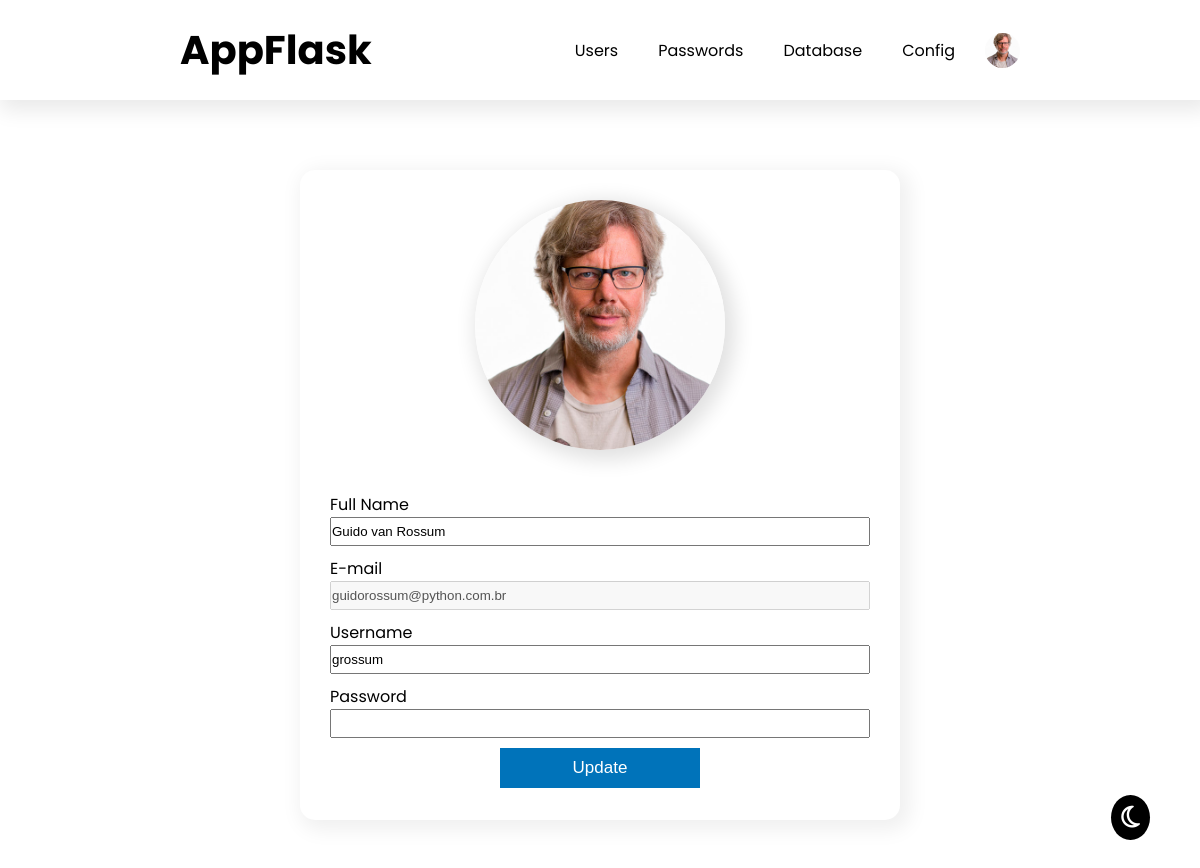
/profile (signed in), run on the app's committed database.
### app.py (models this page shows, shortened)
class Images(db.Model):
    id = db.Column(db.Integer, primary_key=True)
    id_user = db.Column(db.Integer, db.ForeignKey('users.id'), unique=True)
    name = db.Column(db.Text, nullable=False)
    mimetype = db.Column(db.Text, nullable=False)

class Users(db.Model, UserMixin):
    __tablename__ = 'users'
    id = db.Column(db.Integer, primary_key=True)
    perm = db.Column(db.Integer, nullable=False, default=0)
    name = db.Column(db.String(50), nullable=False)
    email = db.Column(db.String(50), nullable=False, unique=True)
    username = db.Column(db.String(10), nullable=False, unique=True)
    password = db.Column(db.String(255), nullable=False)
    creation_date = db.Column(db.DateTime, default=datetime.now())
    last_update_date = db.Column(db.DateTime, default=datetime.now())
    image_profile = db.relationship('Images', backref='user', uselist=False)

### app.py (the view)
@app.route('/profile', methods=['GET', 'POST'])
def profile():
    form = FormRegister()
    if request.method == 'POST':
        file = request.files['file']
        user = current_user.id
        password = form.password.data
        last_update_date = datetime.now()
        if password == '':
            if not file:
                if form.username.data == current_user.username:
                    Users.query.get(user).name = form.name.data
                    Users.query.get(user).username = form.username.data
                    Users.query.get(user).last_update_date = last_update_date
                    db.session.commit()
                    flash('Data updated successfully')
                    return redirect(url_for('profile'))
                if Users.query.filter_by(username=form.username.data).first():
                    flash('This username already exists')
                    return redirect(url_for('profile'))
                Users.query.get(user).name = form.name.data
                Users.query.get(user).username = form.username.data
                Users.query.get(user).last_update_date = last_update_date
                db.session.commit()
                flash('Data updated successfully')
                return redirect(url_for('profile'))
            if file and allowed_file(file.filename):
                if current_user.image_profile:
                    db.session.delete(Images.query.filter_by(id_user=current_user.id).first())
                    db.session.commit()
                    mimetype = file.mimetype
                    filename = functions.renameprofile(mimetype)
                    try:
                        file.save(os.path.join(PROFILES + 'user' + str(current_user.id) + '\\profile', filename))
                    except Exception as e:
                        print('erro na hora de armazenar a imagem de perfil na pasta do usuario')
                    image = Images(id_user=current_user.id, name=filename, mimetype=mimetype)
                    db.session.add(image)
                    if form.username.data == current_user.username:
                        Users.query.get(user).name = form.name.data
                        Users.query.get(user).username = form.username.data
                        Users.query.get(user).last_update_date = last_update_date
                        db.session.commit()
                        flash('Data updated successfully')
                        return redirect(url_for('profile'))
                    if Users.query.filter_by(username=form.username.data).first():
                        flash('This username already exists')
                        return redirect(url_for('profile'))
                    Users.query.get(user).name = form.name.data
                    Users.query.get(user).username = form.username.data
                    Users.query.get(user).last_update_date = last_update_date
                    db.session.commit()
                    flash('Data updated successfully')
                    return redirect(url_for('profile'))
                mimetype = file.mimetype
                filename = functions.renameprofile(mimetype)
                try:
                    file.save(os.path.join(PROFILES + 'user' + str(current_user.id) + '\\profile', filename))
                except Exception as e:
                    print('erro na hora de armazenar a imagem de perfil na pasta do usuario')
                image = Images(id_user=current_user.id, name=filename, mimetype=mimetype)
                db.session.add(image)
                if form.username.data == current_user.username:
                    Users.query.get(user).name = form.name.data
                    Users.query.get(user).username = form.username.data
                    Users.query.get(user).last_update_date = last_update_date
                    db.session.commit()
                    flash('Data updated successfully')
                    return redirect(url_for('profile'))
                if Users.query.filter_by(username=form.username.data).first():
                    flash('This username already exists')
                    return redirect(url_for('profile'))
                Users.query.get(user).name = form.name.data
                Users.query.get(user).username = form.username.data
                Users.query.get(user).last_update_date = last_update_date
                db.session.commit()
                flash('Data updated successfully')
                return redirect(url_for('profile'))
            flash('data not updated as it is only allowed *png *jpg *jpeg')
            return redirect(url_for('profile'))
        if not file:
            if form.username.data == current_user.username:
                Users.query.get(user).name = form.name.data
                Users.query.get(user).username = form.username.data
                Users.query.get(user).password = generate_password_hash(password)
                Users.query.get(user).last_update_date = last_update_date
                db.session.commit()
                flash('Data updated successfully')
                return redirect(url_for('profile'))
            if Users.query.filter_by(username=form.username.data).first():
                flash('This username already exists')
                return redirect(url_for('profile'))
            Users.query.get(user).name = form.name.data
            Users.query.get(user).username = form.username.data
            Users.query.get(user).password = generate_password_hash(password)
            Users.query.get(user).last_update_date = last_update_date
            db.session.commit()
            flash('Data updated successfully')
            return redirect(url_for('profile'))
        if file and allowed_file(file.filename):
            if current_user.image_profile:
                db.session.delete(Images.query.filter_by(id_user=current_user.id).first())
                db.session.commit()
                mimetype = file.mimetype
                filename = functions.renameprofile(mimetype)
                try:
                    file.save(os.path.join(PROFILES + 'user' + str(current_user.id) + '\\profile', filename))
                except Exception as e:
                    print('erro na hora de armazenar a imagem de perfil na pasta do usuario')
                image = Images(id_user=current_user.id, name=filename, mimetype=mimetype)
                db.session.add(image)
                if form.username.data == current_user.username:
                    Users.query.get(user).name = form.name.data
                    Users.query.get(user).username = form.username.data
                    Users.query.get(user).password = generate_password_hash(password)
                    Users.query.get(user).last_update_date = last_update_date
                    db.session.commit()
                    flash('Data updated successfully')
                    return redirect(url_for('profile'))
                if Users.query.filter_by(username=form.username.data).first():
                    flash('This username already exists')
                    return redirect(url_for('profile'))
                Users.query.get(user).name = form.name.data
                Users.query.get(user).username = form.username.data
                Users.query.get(user).password = generate_password_hash(password)
                Users.query.get(user).last_update_date = last_update_date
                db.session.commit()
                flash('Data updated successfully')
                return redirect(url_for('profile'))
            mimetype = file.mimetype
            filename = functions.renameprofile(mimetype)
            try:
                file.save(os.path.join(PROFILES + 'user' + str(current_user.id) + '\\profile', filename))
            except Exception as e:
                print('erro na hora de armazenar a imagem de perfil na pasta do usuario')
            image = Images(id_user=current_user.id, name=filename, mimetype=mimetype)
            db.session.add(image)
            if form.username.data == current_user.username:
                Users.query.get(user).name = form.name.data
                Users.query.get(user).username = form.username.data
                Users.query.get(user).password = generate_password_hash(password)
                Users.query.get(user).last_update_date = last_update_date
                db.session.commit()
                flash('Data updated successfully')
                return redirect(url_for('profile'))
            if Users.query.filter_by(username=form.username.data).first():
                flash('This username already exists')
                return redirect(url_for('profile'))
            Users.query.get(user).name = form.name.data
            Users.query.get(user).username = form.username.data
            Users.query.get(user).password = generate_password_hash(password)
            Users.query.get(user).last_update_date = last_update_date
            db.session.commit()
            flash('Data updated successfully')
            return redirect(url_for('profile'))
        flash('data not updated as it is only allowed *png *jpg *jpeg')
        return redirect(url_for('profile'))
    else:
        return render_template('profile.html', form=form)

### app.py
class FormRegister(FlaskForm):
    name = StringField('name', validators=[DataRequired()])
    email = StringField('email', validators=[DataRequired()])
    username = StringField('username', validators=[DataRequired()])
    password = PasswordField('password', validators=[DataRequired()])

### app.py (called while the page is built)
@login_manager.user_loader
def load_user(user_id):
    return Users.query.filter_by(id=user_id).first()

### templates/profile.html (shortened to what this page needs)
{% extends 'base1.html' %}
{% block head %}
    <link rel="stylesheet" href="../static/css/profile.css">
{% endblock %}
{% block body %}
    <section class="account">
        <div class="container2 dark">
            {% if current_user.image_profile %}
                <img src="../static/img/profiles/user{{current_user.id}}/profile/{{ current_user.image_profile.name }}" alt="profile" srcset="" id="photo-profile">
            {% else %}
                <img src="../static/img/others/noperfilblack.png" alt="profile" srcset="" id="photo-profile">
            {% endif %}
            <form action="/profile" method="POST" class="flex-form-container" enctype="multipart/form-data">
                <label for="name" class="theme-theme">Full Name</label>
                <input type="text" name="name" id="name" value="{{current_user.name}}">
                <label for="email" class="theme-theme">E-mail</label>
                <input type="email" readonly name="email" id="email" value="{{current_user.email}}" disabled>
                <label for="user" class="theme-theme">Username</label>
                <input type="text" name="username" id="user" value="{{current_user.username}}">
                <label for="pass" class="theme-theme">Password</label>
                <input type="password" name="password" id="password">
                <input type="submit" value="Update">
            </form>
        </div>
    </section>
{% endblock %}

### templates/base1.html (shortened to what this page needs)
<!DOCTYPE html>
<html lang="pt-br">
<head>
    <link rel="stylesheet" href="../static/css/base1.css">
    {% block head %} {% endblock %}
</head>
<body>
    <header>
        <div class="container1">
            <a href="/dashboard" id="logo" class="theme-theme">AppFlask</a>
            <nav>
                <ul class="menu-bar">
                    <li><a href="/dashboard" class="principal theme-theme">Users</a></li>
                    <li><a href="#" class="principal theme-theme">Passwords</a></li>
                    <li><a href="#" class="principal theme-theme">Database</a></li>
                    <li><a href="#" class="principal theme-theme">Config</a></li>
                    {% if current_user.image_profile %}
                        <li id="acc-ic"><img src="../static/img/profiles/user{{current_user.id}}/profile/{{ current_user.image_profile.name }}" alt="profile" srcset="" class="account-icon"></li>
                    {% else %}
                        <li id="acc-ic"><img src="../static/img/others/noperfilblack.png" alt="profile" srcset="" class="account-icon"></li>
                    {% endif %}
                </ul>
            </nav>
        </div>
    </header>
    {% block body %} {% endblock %}
    <div class="theme">
        <i class="far fa-moon theme-icon"></i>
    </div>
</body>

### static/css/base1.css (style rules this page uses)
:root { --branco: white; --preto: black; --azul: #0073ba; --azul-escuro: #006aac; }
* { margin: 0; padding: 0; box-sizing: border-box; }
html { font-size: 62.5%; }
body { font-size: 1.6rem; font-family: 'Poppins', sans-serif; overflow-x: hidden; transition: 1s; }
header { padding: 20px 0; box-shadow: 5px 5px 20px 5px rgba(0, 0, 0, 0.089); }
.container1 { width: 70%; margin: auto; display: flex; align-items: center; justify-content: space-between; }
#logo { color: var(--preto); font-weight: 700; font-size: 4rem; text-decoration: none; }
ul.menu-bar { display: flex; list-style: none; align-items: center; }
ul.menu-bar li a.principal { text-decoration: none; color: var(--preto); margin-left: 20px; padding: 10px; }
ul.menu-bar li#acc-ic { display: flex; }
ul.menu-bar li img.account-icon { margin-left: 20px; width: 35px; height: 35px; border-radius: 100%; }
.theme i.theme-icon { position: absolute; bottom: 50px; right: 50px; font-size: 2.5rem; background-color: var(--preto); color: var(--branco); padding: 10px; border-radius: 100%; transition: 1s; }

### static/css/profile.css (style rules this page uses)
#photo-profile { width: 250px; height: 250px; border-radius: 100%; align-self: center; margin-top: 30px; box-shadow: 5px 5px 20px 5px rgba(0, 0, 0, 0.123); transition: 0.3s; }
section.account { margin: 70px 0; }
.container2 { background-color: var(--branco); box-shadow: 5px 5px 20px 5px rgba(0, 0, 0, 0.062); width: 50%; height: 650px; margin: auto; display: flex; flex-direction: column; border-radius: 15px; }
.flex-form-container { width: 90%; margin: auto; display: flex; flex-direction: column; }
.flex-form-container label { padding-top: 10px; }
.flex-form-container input[type=text], input[type=email], input[type=password] { padding: 5px 0; }
.flex-form-container input[type=submit] { border: 0; width: 200px; padding: 10px 0; margin: auto; margin-top: 10px; background-color: var(--azul); font-size: 1.7rem; color: var(--branco); }

### data on the page
Images: image_profile.name (placeholder picture)
Users: name "Guido van Rossum", email "guidorossum@python.com.br", username "grossum"
